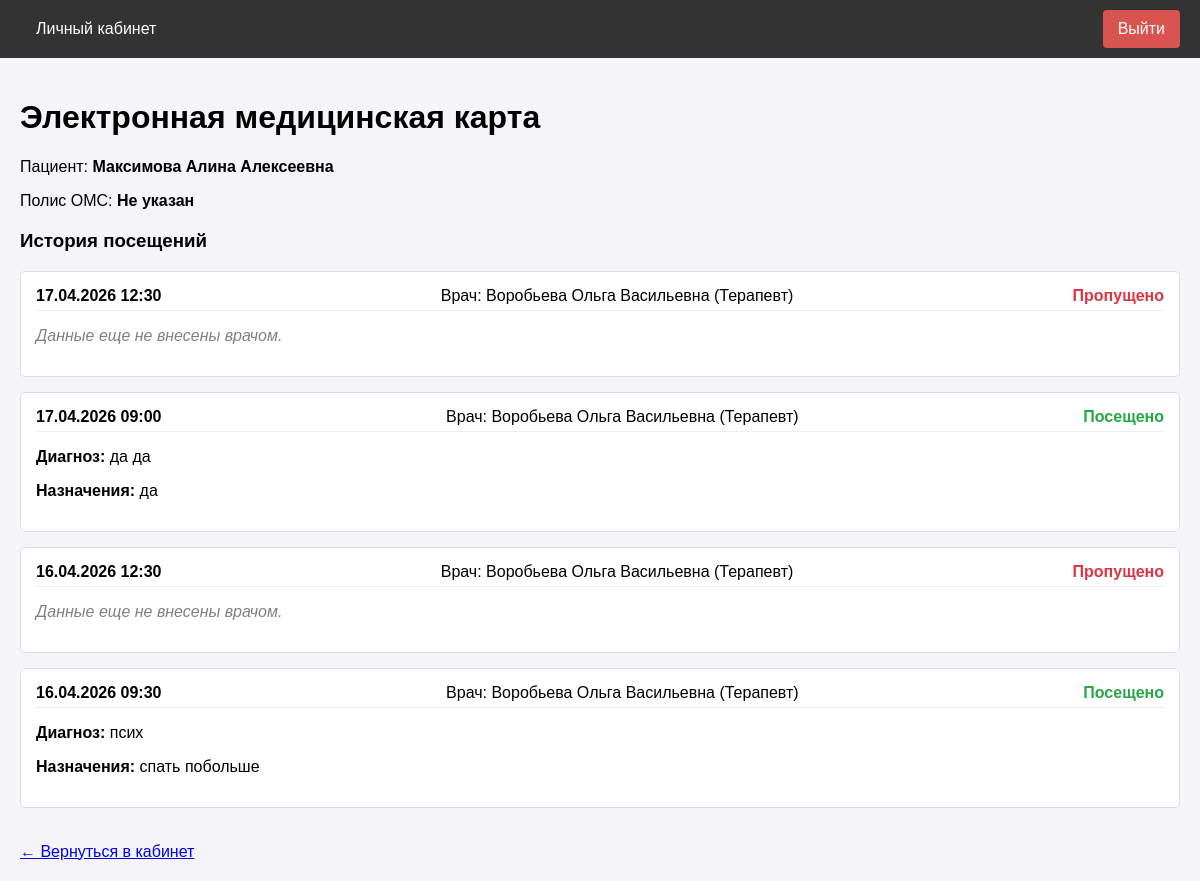
/patient/medical-card (signed in), run on an earlier commit of the app's database.
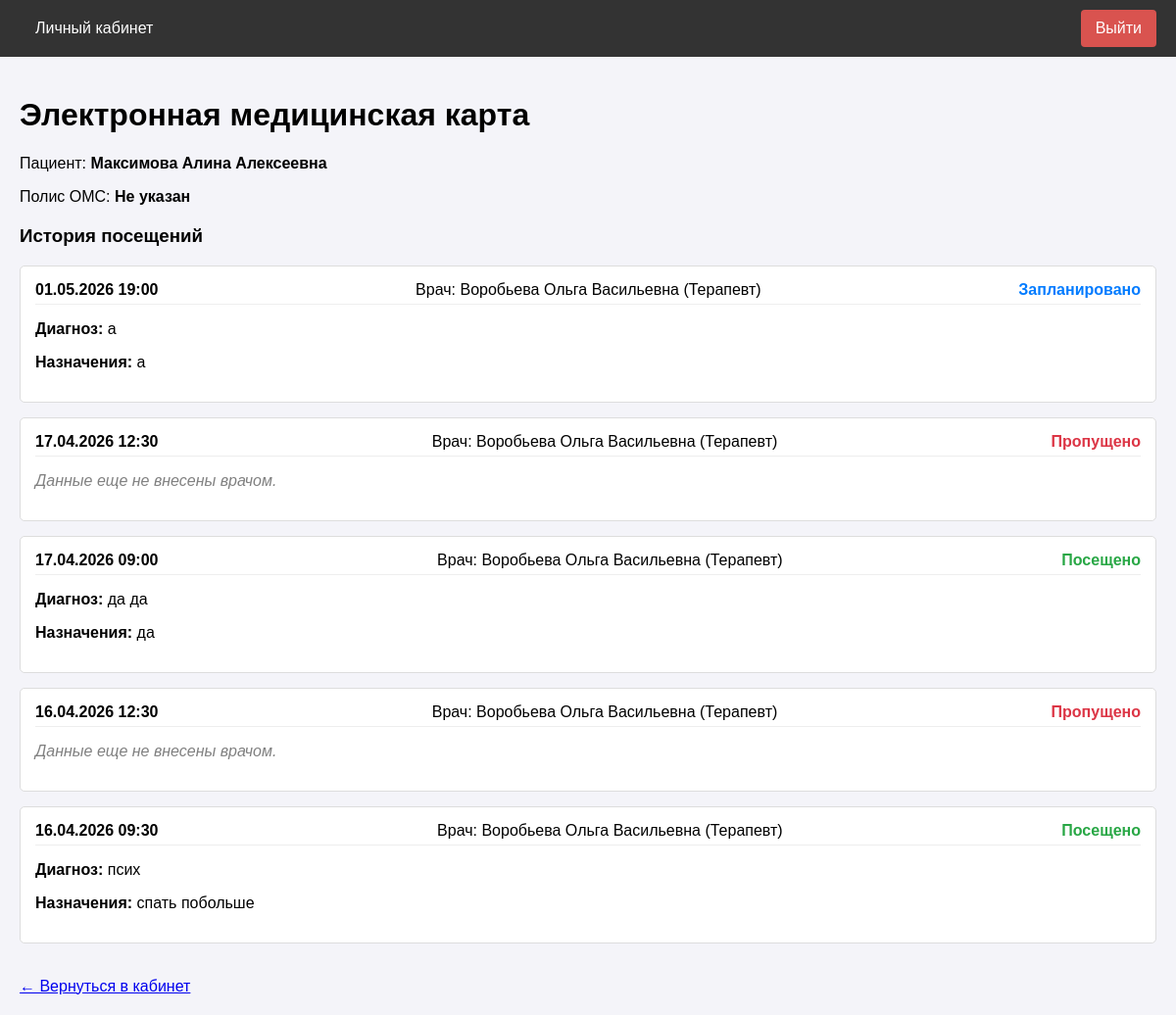
And on a later commit of the database.
### app/models.py (models this page shows, shortened)
class User(UserMixin, db.Model):
    __tablename__ = 'users'
    id = db.Column(db.Integer, primary_key=True)
    username = db.Column(db.String(64), index=True, unique=True)
    email = db.Column(db.String(120), index=True, unique=True)
    phone = db.Column(db.String(20), index=True, unique=True)
    password_hash = db.Column(db.String(256))
    role = db.Column(db.String(20), index=True, default='patient')
    specialty = db.Column(db.String(100), nullable=True) # Для врача
    office_number = db.Column(db.String(10), nullable=True) # Для врача
    oms_number = db.Column(db.String(20), nullable=True) # Для пациента
    created_at = db.Column(db.DateTime, default=datetime.utcnow)
    appointments_as_patient = db.relationship('Appointment', foreign_keys='Appointment.patient_id', backref='patient', lazy='dynamic')
    appointments_as_doctor = db.relationship('Appointment', foreign_keys='Appointment.doctor_id', backref='doctor', lazy='dynamic')
    schedule_slots = db.relationship('ScheduleSlot', backref='doctor', lazy='dynamic')
    action_logs = db.relationship('ActionLog', backref='user', lazy='dynamic')

class Appointment(db.Model):
    __tablename__ = 'appointments'
    id = db.Column(db.Integer, primary_key=True)
    patient_id = db.Column(db.Integer, db.ForeignKey('users.id'), nullable=False)
    doctor_id = db.Column(db.Integer, db.ForeignKey('users.id'), nullable=False)
    slot_id = db.Column(db.Integer, db.ForeignKey('schedule_slots.id'), nullable=False)
    status = db.Column(db.String(20), default='scheduled') # scheduled, completed, cancelled
    created_at = db.Column(db.DateTime, default=datetime.utcnow)
    diagnosis = db.Column(db.Text, nullable=True)
    prescription = db.Column(db.Text, nullable=True)
    @property
    def display_status(self):
        from datetime import datetime
        if self.status == 'cancelled':
            return 'Отменено'
        now = datetime.now()
        if self.slot.start_time > now:
            return 'Запланировано'
        if self.diagnosis or self.prescription:
            return 'Посещено'
        return 'Пропущено'

class ScheduleSlot(db.Model):
    __tablename__ = 'schedule_slots'
    id = db.Column(db.Integer, primary_key=True)
    doctor_id = db.Column(db.Integer, db.ForeignKey('users.id'), nullable=False)
    start_time = db.Column(db.DateTime, nullable=False, index=True)
    end_time = db.Column(db.DateTime, nullable=False)
    is_available = db.Column(db.Boolean, default=True) # True - свободно, False - занято/отменено
    appointment = db.relationship('Appointment', uselist=False, backref='slot')

### app/patient/routes.py (the view)
@bp.route('/medical-card')
@login_required
@role_required('patient')
def medical_card():
    appointments = Appointment.query\
        .join(ScheduleSlot, Appointment.slot_id == ScheduleSlot.id)\
        .filter(Appointment.patient_id == current_user.id)\
        .order_by(ScheduleSlot.start_time.desc())\
        .all()
    return render_template('patient/medical_card.html', title='Медицинская карта', appointments=appointments)

### app/models.py (called while the page is built)
@login_manager.user_loader
def load_user(user_id):
    return User.query.get(int(user_id))

### app/utils.py (called while the page is built)
def role_required(role):
    def decorator(f):
        @wraps(f)
        def decorated_function(*args, **kwargs):
            if not current_user.is_authenticated:
                return redirect(url_for('auth.login'))
            if current_user.role != role:
                flash('У вас нет доступа к этой странице.')
                return redirect(url_for('main.index'))
            return f(*args, **kwargs)
        return decorated_function
    return decorator

### app/templates/patient/medical_card.html
{% extends "base.html" %}
{% block content %}
<h1>Электронная медицинская карта</h1>
<p>Пациент: <strong>{{ current_user.username }}</strong></p>
<p>Полис ОМС: <strong>{{ current_user.oms_number or 'Не указан' }}</strong></p>
<div style="margin-top: 20px;">
    <h3>История посещений</h3>
    {% if appointments %}
        {% for appt in appointments %}
        <div style="border: 1px solid #ddd; padding: 15px; margin-bottom: 15px; border-radius: 5px; background-color: #fff;">
            <div style="display: flex; justify-content: space-between; border-bottom: 1px solid #eee; padding-bottom: 5px; margin-bottom: 10px;">
                <strong>{{ appt.slot.start_time.strftime('%d.%m.%Y %H:%M') }}</strong>
                <span>Врач: {{ appt.doctor.username }} ({{ appt.doctor.specialty }})</span>
                <span style="color: {% if appt.display_status == 'Запланировано' %}#007bff{% elif appt.display_status == 'Посещено' %}#28a745{% elif appt.display_status == 'Пропущено' %}#dc3545{% else %}#6c757d{% endif %}; font-weight: bold;">
                    {{ appt.display_status }}
                </span>
            </div>
            {% if appt.diagnosis %}
            <p><strong>Диагноз:</strong> {{ appt.diagnosis }}</p>
            {% endif %}
            {% if appt.prescription %}
            <p><strong>Назначения:</strong> {{ appt.prescription }}</p>
            {% endif %}
            {% if not appt.diagnosis and not appt.prescription %}
            <p style="color: gray; font-style: italic;">Данные еще не внесены врачом.</p>
            {% endif %}
        </div>
        {% endfor %}
    {% else %}
    <p style="color: #666;">У вас пока нет записей о приемах.</p>
    {% endif %}
</div>
<a href="{{ url_for('patient.dashboard') }}" style="margin-top: 20px; display: inline-block;">← Вернуться в кабинет</a>
{% endblock %}

### app/templates/base.html (shortened to what this page needs)
<!DOCTYPE html>
<html lang="ru">
<head>
</head>
<body>
    <nav>
        <div class="nav-left">
            {% if current_user.is_authenticated %}
                {% if current_user.role == 'patient' %}
                    <a href="{{ url_for('patient.dashboard') }}">Личный кабинет</a>
                {% elif current_user.role == 'doctor' %}
                    <a href="{{ url_for('doctor.dashboard') }}">Личный кабинет</a>
                {% elif current_user.role == 'admin' %}
                    <a href="{{ url_for('admin.dashboard') }}">Личный кабинет</a>
                {% else %}
                    <a href="{{ url_for('main.index') }}">Главная</a>
                {% endif %}
            {% else %}
                <a href="{{ url_for('main.index') }}">Главная</a>
            {% endif %}
        </div>
        <div class="nav-right">
            {% if current_user.is_anonymous %}
                <a href="{{ url_for('auth.login') }}">Вход</a>
                <a href="{{ url_for('auth.register') }}">Регистрация</a>
            {% else %}
                <a href="{{ url_for('auth.logout') }}" class="btn-logout">Выйти</a>
            {% endif %}
        </div>
    </nav>
    <div class="content">
        {% block content %}{% endblock %}
    </div>
</body>
</html>

### app/templates/base.html (style rules this page uses)
body { font-family: Arial, sans-serif; margin: 0; padding: 0; background-color: #f4f4f9; }
nav { background-color: #333; overflow: hidden; padding: 10px 20px; display: flex; justify-content: space-between; align-items: center; }
.nav-left a { color: white; text-align: center; padding: 14px 16px; text-decoration: none; }
.nav-right { display: flex; gap: 10px; }
.nav-right a { color: white; text-align: center; padding: 10px 15px; text-decoration: none; border-radius: 4px; transition: background-color 0.3s; }
.btn-logout { background-color: #d9534f; }
.content { padding: 20px; }

What changed in the data, as far as the page shows it:
added Appointment: slot.start_time "01.05.2026 19:00", doctor.username "Воробьева Ольга Васильевна", doctor.specialty "Терапевт", display_status "Запланировано", diagnosis "а", prescription "а"
